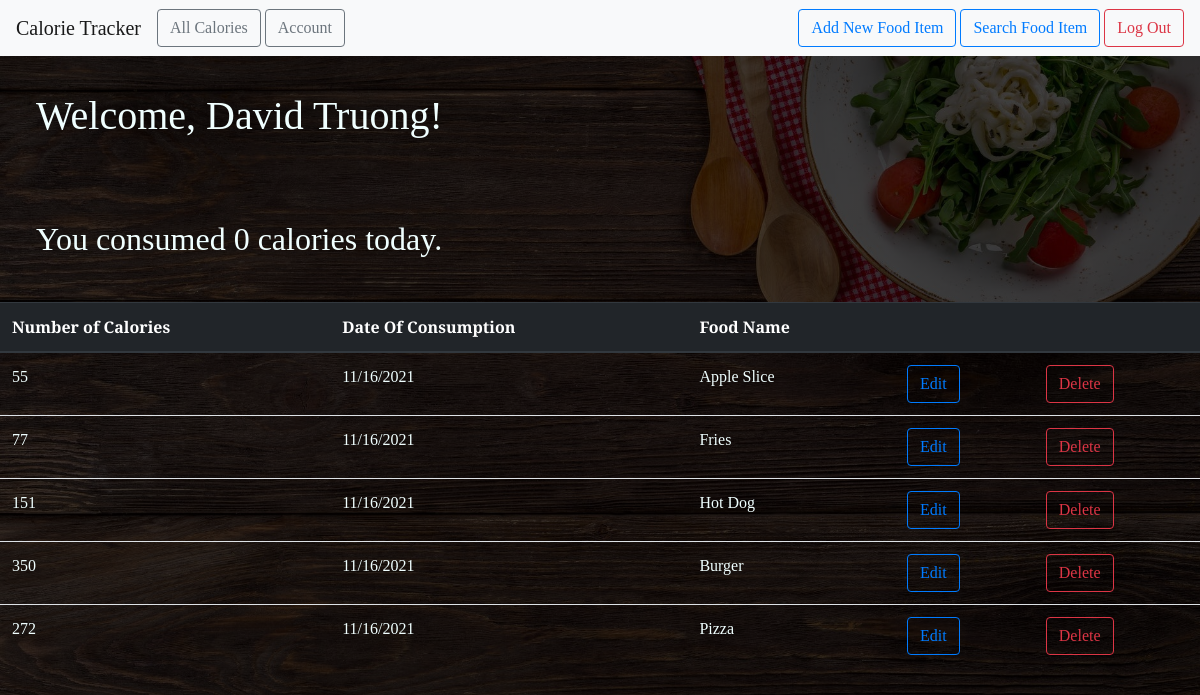
The page /all (signed in) on the database as committed earlier.
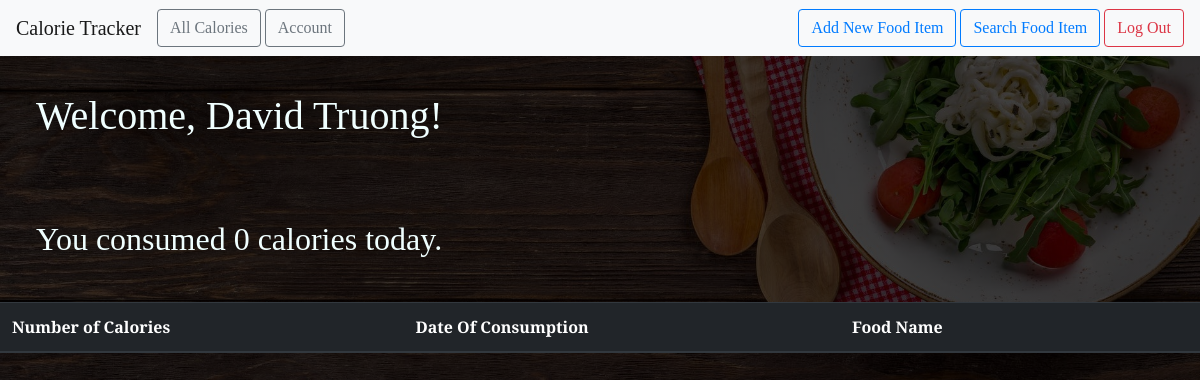
The same page on the database as committed later.
### food_website/models.py (models this page shows)
class User(db.Model, UserMixin):
    id = db.Column(db.Integer, primary_key=True)
    email = db.Column(db.String(100), unique=True)
    password = db.Column(db.String(100))
    name = db.Column(db.String(1000))
    foods = db.relationship('FoodItem', backref='author', lazy=True)

class FoodItem(db.Model):
    id = db.Column(db.Integer, primary_key=True)
    food_name = db.Column(db.Text, nullable=False)
    date_posted = db.Column(db.DateTime, nullable=False,
                            default=datetime.utcnow)
    calorie = db.Column(db.Integer, nullable=False)
    user_id = db.Column(db.Integer, db.ForeignKey('user.id'), nullable=False)
    def __lt__(self, other):
        return self.date_posted < other.date_posted

### food_website/main.py (the view)
@main.route("/all")
@login_required
def user_fooditems():
    user = User.query.filter_by(email=current_user.email).first_or_404()
    foods = user.foods
    totalCalorie = 0
    my_date = datetime.now(pytz.timezone('US/Pacific'))
    my_datetime = datetime(my_date.year, my_date.month, my_date.day)
    foods.sort()
    foods.reverse()
    for food in foods:
        if my_datetime.date() == food.date_posted.date():
            totalCalorie = totalCalorie + food.calorie
    return render_template('all_fooditems.html', foods=foods, user=user, totalCalorie=totalCalorie)

### food_website/__init__.py (called while the page is built)
def create_app():
    app = Flask(__name__)
    app.config['SECRET_KEY'] = 'out-secret-key-goes-here'
    app.config['SQLALCHEMY_DATABASE_URI'] = 'sqlite:///db.sqlite'
    db.init_app(app)
    login_manager = LoginManager()
    login_manager.login_view = 'auth.login'
    login_manager.init_app(app)
    from .models import User
    create_database(app)
    @login_manager.user_loader
    def load_user(user_id):
        return User.query.get(int(user_id))
    from .auth import auth as auth_blueprint
    app.register_blueprint(auth_blueprint)
    from .main import main as main_blueprint
    app.register_blueprint(main_blueprint)
    return app

### food_website/templates/all_fooditems.html
{% extends "base.html" %} {% block head %} {{ super() }}
<link
  rel="stylesheet"
  href="{{ url_for('static', filename= 'extended_beauty.css') }}"
/>
{% endblock %} {% block content %}
<h1 id="intro">
  Welcome, {{ user.name }}!
</h1>
<h2 id="intro">
  You consumed {{ totalCalorie }} calories today.
</h2>
<div>
  <table class="table table-hover" width="100%" cellspacing="0" cellpadding="0" style='font-family: "Arvo", serif;'>
    <thead class="thead-dark">
      <tr id="textstyle">
        <th scope="col">Number of Calories</th>
        <th scope="col">Date Of Consumption</th>
        <th scope="col">Food Name</th>
        <th scope="col"></th>
        <th scope="col"></th>
      </tr>
    </thead>
    <tbody>
      {% for food in foods %}
      <tr>
        <td>{{ food.calorie }}</td>
        <td>{{ food.date_posted.strftime('%m/%d/%Y') }}</td>
        <td>{{ food.food_name }}</td>
        <td>
          <a
            href="{{ url_for('main.update_fooditem', food_id=food.id) }}"
            class="btn btn-outline-primary"
            role="button"
          >
            Edit
          </a>
        </td>
        <td>
          <a
            href="{{ url_for('main.delete_fooditem', food_id=food.id) }}"
            class="btn btn-outline-danger"
            role="button"
          >
            Delete
          </a>
        </td>
      </tr>
      {% endfor %}
    </tbody>
  </table>
</div>
{% endblock %}

### food_website/templates/base.html (shortened to what this page needs)
<!DOCTYPE html>
<html lang="en">
  <head>
    {% block head %}
    <link
      rel="stylesheet"
      href="{{ url_for('static', filename= 'beauty.css') }}"
    />
    <link
      rel="stylesheet"
      href="https://maxcdn.bootstrapcdn.com/bootstrap/4.0.0/css/bootstrap.min.css"
    />
    {% endblock %}
  </head>
  <body class="banner">
    <link
      rel="stylesheet"
      href="{{ url_for('static', filename= 'style.css') }}"
    />
    <nav class="navbar navbar-expand-lg navbar-light bg-light">
      <a class="navbar-brand" href="{{ url_for('main.index') }}"
        >Calorie Tracker</a
      >
      <div class="collapse navbar-collapse" id="navbarSupportedContent">
        <ul class="navbar-nav mr-auto">
          <li class="nav-item active">
            <a
              href="{{ url_for('main.user_fooditems') }}"
              class="btn btn-outline-secondary"
              role="button"
              >All Calories</a
            >
          </li>
          <li class="nav-item">
            <a
              href="{{ url_for('main.profile') }}"
              class="btn btn-outline-secondary"
              role="button"
              style="margin-left: 4px;"
              >Account</a
            >
          </li>
        </ul>
        <form class="form-inline my-2 my-lg-0">
          {% if current_user.is_authenticated %}
          <a
            href="{{ url_for('main.new_fooditem') }}"
            class="btn btn-outline-primary"
            role="button"
            style="margin-left: 4px;"
            >Add New Food Item</a
          >
          <a
            href="{{ url_for('main.search') }}"
            class="btn btn-outline-primary"
            role="button"
            style="margin-left: 4px;"
            >Search Food Item</a
          >
          {% endif %}  {% if current_user.is_authenticated %}
          <a
            href="{{ url_for('auth.logout') }}"
            class="btn btn-outline-danger"
            role="button"
            style="margin-left: 4px;"
            >Log Out</a
          >
          {% endif %}
        </form>
      </div>
    </nav>
    {% block content %} {% endblock %}
  </body>
</html>

### food_website/static/beauty.css (style rules this page uses)
* { font-family: "Arvo", serif; }

### food_website/static/extended_beauty.css (style rules this page uses)
h1, h2, h4, p { font-family: "Arvo", serif; }
#intro { padding-top: 3%; padding-right: 3%; padding-bottom: 3%; padding-left: 3%; }
#textstyle { font-family: "Arvo", serif; }

### food_website/static/style.css (style rules this page uses)
.banner { width: 100%; height: 100vh; background-image: linear-gradient(rgba(0, 0, 0, 0.75), rgba(0, 0, 0, 0.75)), url(background.jpg); background-size: cover; background-position: center; color: azure; font-family: "Arvo", serif; }

Rows that differ between the two databases and show on the page:
removed FoodItem: calorie "55", date_posted "11/16/2021", food_name "Apple Slice"
removed FoodItem: calorie "77", date_posted "11/16/2021", food_name "Fries"
removed FoodItem: calorie "151", date_posted "11/16/2021", food_name "Hot Dog"
removed FoodItem: calorie "350", date_posted "11/16/2021", food_name "Burger"
removed FoodItem: calorie "272", date_posted "11/16/2021", food_name "Pizza"
